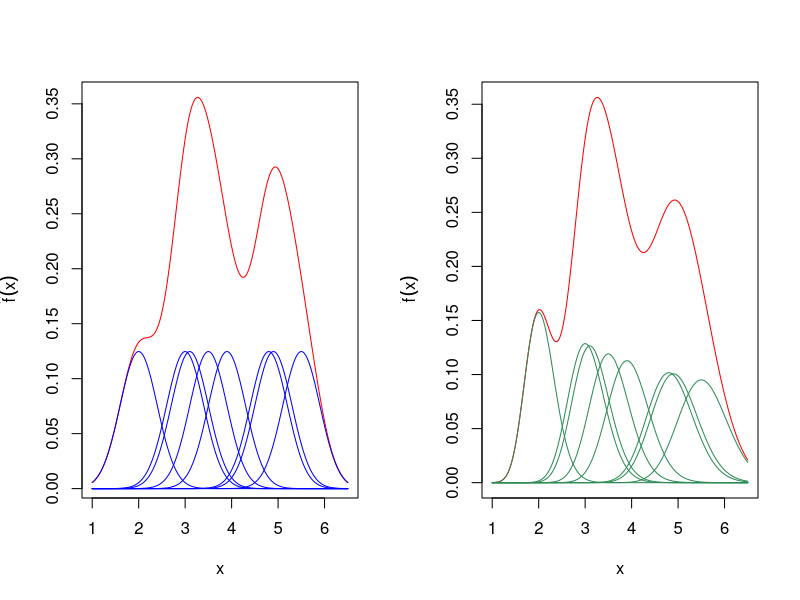

Write R code to recreate this figure.
## data
x <- c(0, 1, 1.1, 1.5, 1.9, 2.8, 2.9, 3.5) + 2
n <- length(x)

## create a grid
xgrid <- seq(from = min(x) - 1, to = max(x) + 1, by = 0.01)

## window width
h <- 0.4
h2 <- 0.05
# create bumps with width h and shape "Gaussian"
 bumps <- sapply(x, function(k) dnorm((xgrid - k)/h)/(n * h))
bumps2 <- sapply(x, function(k) dgamma(xgrid, shape = k/(h2) + 1, scale = h2)/n)
## Fig 7.2: Kernel estimate showing the contributions of Gaussian kernels evaluated
## for the individual observations with bandwidth h = 0.4.
pdf("kdectrb_asym_sym.pdf", height = 7, width = 10)
par(mfrow=c(1,2))
plot(xgrid, rowSums(bumps), ylab = expression(hat(f)(x)),
      type = "l", xlab = "x", lwd = 1, col = "red", 
      main = "")
out <- apply(bumps, 2, function(b) lines(xgrid, b, col = "blue"))
plot(xgrid, rowSums(bumps2), ylab = expression(hat(f)(x)),
     type = "l", xlab = "x", lwd = 1, col = "red", 
     main = "")
out2 <- apply(bumps2, 2, function(b) lines(xgrid, b, col = "seagreen"))
dev.off()